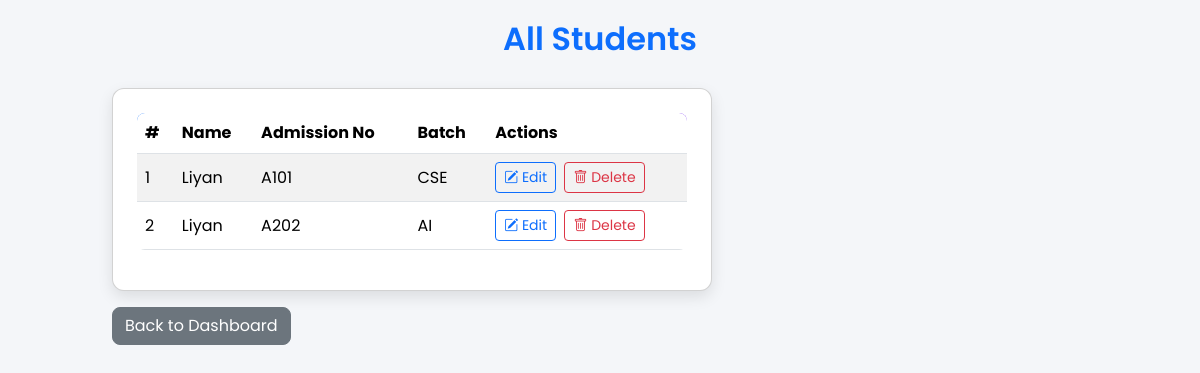
The app's page /view_students, older data.
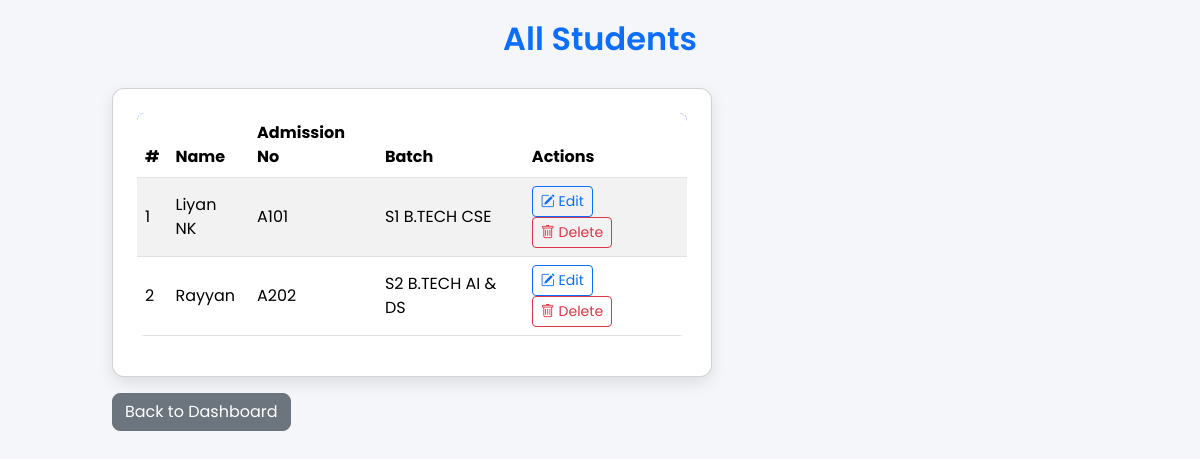
The same page, newer data.
### tables this page shows
CREATE TABLE students (
                            id INTEGER PRIMARY KEY AUTOINCREMENT,
                            admission_no TEXT UNIQUE NOT NULL,
                            name TEXT NOT NULL,
                            batch TEXT NOT NULL
                        );

### app.py (the view)
@app.route("/view_students")
def view_students():
    with get_connection() as conn:
        students = conn.execute("SELECT * FROM students").fetchall()
    return render_template("view_students.html", students=students)

### app.py (called while the page is built)
def get_connection():
    return SQLiteContext(DB_NAME)

    def __enter__(self):
        self.conn = sqlite3.connect(self.db_name)
        self.conn.row_factory = sqlite3.Row
        self.conn.execute('PRAGMA foreign_keys = ON;')
        return self.conn

    def __exit__(self, exc_type, exc_val, exc_tb):
        if exc_type is None and self.conn:
            self.conn.commit()
        if self.conn:
            self.conn.close()
        return False

### templates/view_students.html (shortened to what this page needs)
<!doctype html>
<html lang="en">
<head>
<link href="https://cdn.jsdelivr.net/npm/bootstrap@5.3.2/dist/css/bootstrap.min.css" rel="stylesheet">
<link rel="stylesheet" href="/static/style.css">
<link rel="stylesheet" href="https://cdn.jsdelivr.net/npm/bootstrap-icons@1.10.5/font/bootstrap-icons.css">
</head>
<body>
<div class="container container-narrow">
  <h2 class="mb-4 text-center">All Students</h2>
  {% if students %}
  <div class="card p-4 form-card">
    <div class="table-responsive">
      <table class="table table-striped align-middle table-hover">
        <thead>
          <tr>
            <th>#</th>
            <th>Name</th>
            <th>Admission No</th>
            <th>Batch</th>
            <th style="min-width: 130px;">Actions</th>
          </tr>
        </thead>
        <tbody>
          {% for student in students %}
          <tr>
            <td>{{ loop.index }}</td>
            <td>{{ student.name }}</td>
            <td>{{ student.admission_no }}</td>
            <td>{{ student.batch }}</td>
            <td>
              <a href="{{ url_for('edit_student', id=student.id) }}" class="btn btn-sm btn-outline-primary me-1">
                  <i class="bi bi-pencil-square"></i> Edit
              </a>
              <a href="#"
                 class="btn btn-sm btn-outline-danger delete-student-btn"
                 data-bs-toggle="modal"
                 data-bs-target="#deleteStudentModal"
                 data-student-id="{{ student.id }}"
                 data-student-name="{{ student.name }}">
                  <i class="bi bi-trash"></i> Delete
              </a>
            </td>
          </tr>
          {% endfor %}
        </tbody>
      </table>
    </div>
  </div>
  {% else %}
  <p class="text-center text-muted p-3">No students have been added yet.</p>
  {% endif %}
  <a href="/" class="btn btn-secondary mt-3">Back to Dashboard</a>
</div>
</body>
</html>

### static/style.css (style rules this page uses)
body { background: #f4f6f9; font-family: 'Poppins', sans-serif; color: #333; }
h1, h2, h3, h4, h5 { font-weight: 600; }
a { text-decoration: none; }
.container { margin-top: 20px; }
.container-narrow { max-width: 1000px; margin: 20px auto; }
.btn-secondary { background-color: #6c757d; border-radius: 8px; }
.table { border-radius: 8px; overflow: hidden; }
.table thead { background: linear-gradient(90deg, #0d6efd, #6610f2); color: #fff; }
h2 { margin-bottom: 20px; color: #0d6efd; }
.card i { transition: transform 0.3s; }
.card.form-card { max-width: 600px; border-radius: 12px; box-shadow: 0 6px 15px rgba(0,0,0,0.1); padding: 30px; margin-top: 30px; }
.container h2 { text-align: center; }

Row changes from the older to the newer data that the page shows:
removed students: name "Liyan", admission_no "A202", batch "AI"
changed students: name "Liyan" → "Liyan NK"; batch "CSE" → "S1 B.TECH CSE"
added students: name "Rayyan", admission_no "A202", batch "S2 B.TECH AI & DS"
